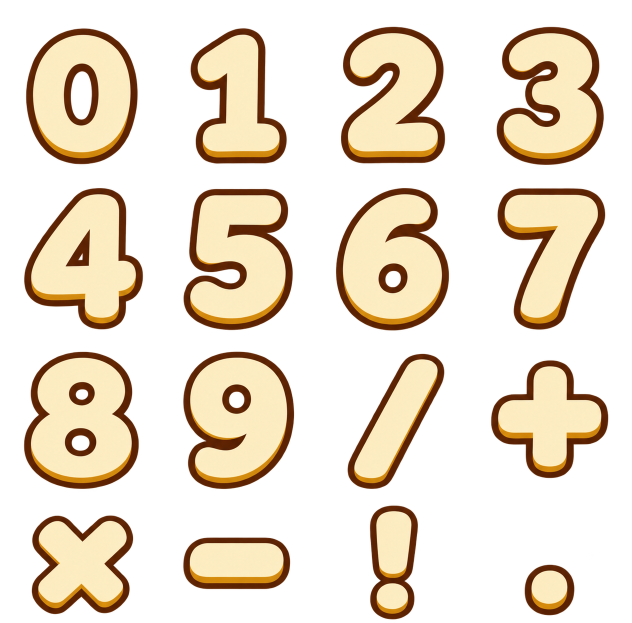
#> input picture carrot-guard/art/ui-digits-v2.png, 1263 x 1246 px (shown at 1/2 size)
$ python ui_assets_test.py
#> lines starting #> are read from the running program, lines starting #| are printed output that depends on the picture
### carrot-guard/tools/import_ui.py
"""Slice generated UI assets, retaining glyph padding and scalable skin frames."""
from pathlib import Path
from PIL import Image


# [8 lines left out: function cells, not called in this run]


def digit_cells(path):
    """Generated atlas rows can drift; split in real empty space, not ink."""
    atlas = Image.open(path).convert('RGBA')
    alpha = atlas.getchannel('A')
    pixels = alpha.load()
    bands, start = [], None
    for y in range(atlas.height):
        ink = sum(pixels[x, y] > 192 for x in range(atlas.width)) > 12
        if ink and start is None:
            start = y
        elif not ink and start is not None:
            bands.append((start, y))
            start = None
    if start is not None:
        bands.append((start, atlas.height))
    if len(bands) != 4:
        raise ValueError(f'Digit atlas needs four complete ink rows, got {bands}')
    cuts = [0] + [(a[1] + b[0]) // 2 for a, b in zip(bands, bands[1:])] + [atlas.height]
    for top, bottom in zip(cuts, cuts[1:]):
        for column in range(4):
            yield atlas.crop((round(column * atlas.width / 4), top,
                              round((column + 1) * atlas.width / 4), bottom))


# [100 lines left out: functions trim, guide_tracking, import_ui, not called in this run]

### carrot-guard/tests/ui_assets_test.py
#!/usr/bin/env python3
"""Guard complete digit slicing and consistent visible cap heights/baselines."""
from pathlib import Path
import sys
import re
from PIL import Image

root = Path(__file__).resolve().parents[1]
sys.path.insert(0, str(root / 'tools'))
from import_ui import digit_cells

def asset(name):
    header=(root/'expansion_art.hpp').read_text()
    match=re.search(r'\{"'+name+r'","([^\"]+)",(\d+),(\d+),(\d+),(\d+),',header)
    if match:
        sheet,x,y,w,h=match.groups();x,y,w,h=map(int,(x,y,w,h))
        return Image.open(root/f'art/runtime/ui/{sheet}.png').convert('RGBA').crop((x,y,x+w,y+h))
    return Image.open(root/f'art/runtime/{name}.png').convert('RGBA')

for index, cell in enumerate(digit_cells(root / 'art/ui-digits-v2.png')):
    alpha = cell.getchannel('A')
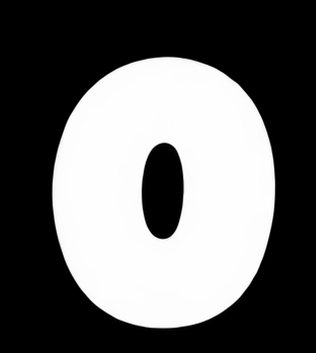
#> alpha: PIL image 316x353 L; min 0, max 255, mean 103.3
    for row in (0, cell.height - 1):
        assert alpha.crop((0, row, cell.width, row + 1)).getextrema()[1] < 64, (
            f'digit {index}: slice intersects a stroke')

caps = []
for index in range(16):
    image = asset(f'n{index}')
#> (the run stopped early here; a loop or call above may not have finished)
